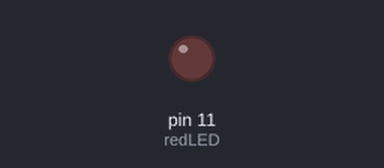
Bench run of a sketch on a simulated Arduino Uno, built with avr-gcc and run on an emulated ATmega328P. Parts: output pins drawn as LEDs (lit = HIGH).

Above: at 0.7 s.
At 6.2 s:
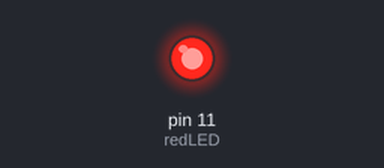
Timing chart, 0 to 10.9 s (numbered marks = the images above):
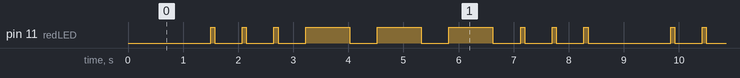

Measured:
- by itself, pin 11 (redLED): repeats every 8.4 s: 2 × (LOW 0.50 s, HIGH 0.08 s), 3 × (LOW 0.50 s, HIGH 0.80 s), 3 × (LOW 0.50 s, HIGH 0.08 s), LOW 1.5 s, HIGH 0.08 s
- by itself, everything shown: repeats every 8.4 s, in 18 steps

The sketch:

03_variables_SOS.ino
```cpp
int redLED=11;
int pip=75;
int pop=800;
int pause=500;
int bigPause=1000;

void setup() {
  // SOS program
pinMode(redLED, OUTPUT);
}

void loop() {
  // delay:
delay(bigPause);

// S
delay(pause);
digitalWrite(redLED, HIGH);
delay(pip);
digitalWrite(redLED, LOW);
delay(pause);
digitalWrite(redLED, HIGH);
delay(pip);
digitalWrite(redLED, LOW);
delay(pause);
digitalWrite(redLED, HIGH);
delay(pip);
digitalWrite(redLED, LOW);
// O
delay(pause);
digitalWrite(redLED, HIGH);
delay(pop);
digitalWrite(redLED, LOW);
delay(pause);
digitalWrite(redLED, HIGH);
delay(pop);
digitalWrite(redLED, LOW);
delay(pause);
digitalWrite(redLED, HIGH);
delay(pop);
digitalWrite(redLED, LOW);
// S
delay(pause);
digitalWrite(redLED, HIGH);
delay(pip);
digitalWrite(redLED, LOW);
delay(pause);
digitalWrite(redLED, HIGH);
delay(pip);
digitalWrite(redLED, LOW);
delay(pause);
digitalWrite(redLED, HIGH);
delay(pip);
digitalWrite(redLED, LOW);
}
```
